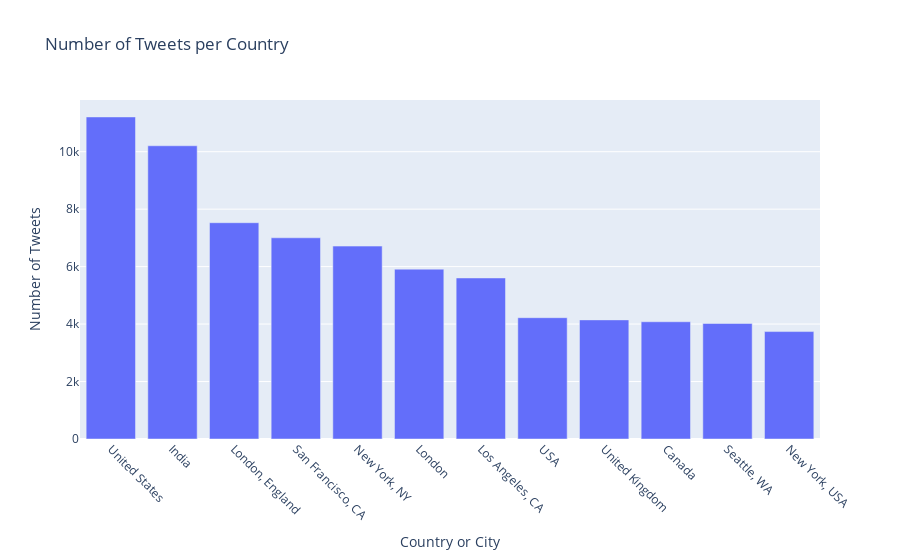

Notebook source saved alongside this figure:
### Markdown cell above
## Tweets per country or city

### Code cell
tweets_per_country = df['location'].value_counts().loc[lambda x: x > 3700].reset_index(name='counts')
tweets_per_country.columns = ['country', 'counts']

fig = px.bar(
    tweets_per_country,
    x='country',
    y='counts',
    labels={'country': 'Country or City', 'counts': 'Number of Tweets'},
    title='Number of Tweets per Country',
)

fig.update_layout(xaxis_tickangle=45)
fig.show()

### Figure 1 — Plotly figure (JSON) as saved in the notebook; plotly's stock layout.template omitted (floating-point values rounded to 4 significant figures)
{"data": [{"alignmentgroup": "True", "hovertemplate": "Country or City=%{x}<br>Number of Tweets=%{y}<extra></extra>", "legendgroup": "", "marker": {"color": "#636efa", "pattern": {"shape": ""}}, "name": "", "offsetgroup": "", "orientation": "v", "showlegend": false, "textposition": "auto", "type": "bar", "x": ["United States", "India", "London, England", "San Francisco, CA", "New York, NY", "London", "Los Angeles, CA", "USA", "United Kingdom", "Canada", "Seattle, WA", "New York, USA"], "xaxis": "x", "y": [11209, 10206, 7528, 7003, 6714, 5911, 5605, 4222, 4146, 4081, 4021, 3739], "yaxis": "y"}], "layout": {"barmode": "relative", "legend": {"tracegroupgap": 0}, "title": {"text": "Number of Tweets per Country"}, "xaxis": {"anchor": "y", "domain": [0, 1], "tickangle": 45, "title": {"text": "Country or City"}}, "yaxis": {"anchor": "x", "domain": [0, 1], "title": {"text": "Number of Tweets"}}}}
